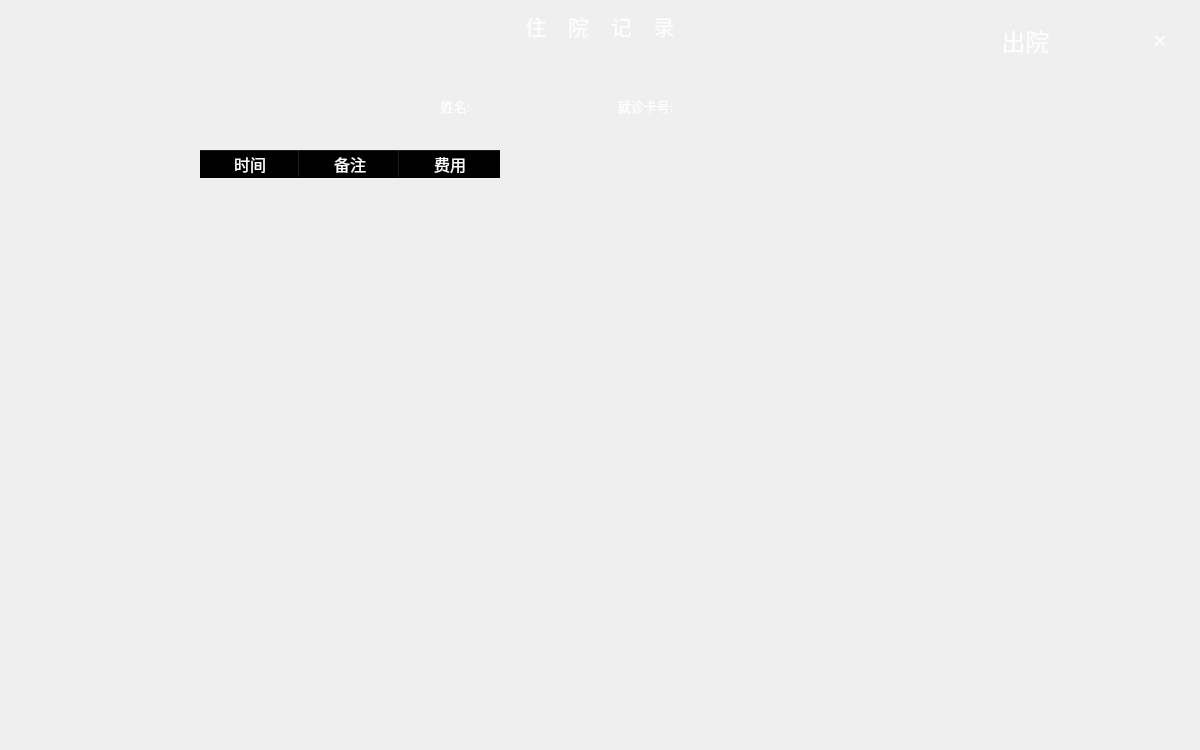
<?xml version="1.0" encoding="UTF-8"?>
<ui version="4.0">
 <class>view7</class>
 <widget class="QDialog" name="view7">
  <property name="geometry">
   <rect>
    <x>0</x>
    <y>0</y>
    <width>1200</width>
    <height>750</height>
   </rect>
  </property>
  <property name="windowTitle">
   <string>Dialog</string>
  </property>
  <property name="styleSheet">
   <string notr="true">background-image: url(:/image/29507-106.jpg);</string>
  </property>
  <widget class="QLabel" name="label_3">
   <property name="geometry">
    <rect>
     <x>300</x>
     <y>10</y>
     <width>600</width>
     <height>31</height>
    </rect>
   </property>
   <property name="font">
    <font>
     <family>幼圆</family>
     <pointsize>16</pointsize>
    </font>
   </property>
   <property name="styleSheet">
    <string notr="true">color: rgb(255, 255, 255);
background:transparent;</string>
   </property>
   <property name="text">
    <string>住    院    记    录</string>
   </property>
   <property name="alignment">
    <set>Qt::AlignCenter</set>
   </property>
  </widget>
  <widget class="QLabel" name="label_2">
   <property name="geometry">
    <rect>
     <x>600</x>
     <y>90</y>
     <width>91</width>
     <height>31</height>
    </rect>
   </property>
   <property name="font">
    <font>
     <family>幼圆</family>
     <pointsize>10</pointsize>
    </font>
   </property>
   <property name="styleSheet">
    <string notr="true">color: rgb(255, 255, 255);
background:transparent;</string>
   </property>
   <property name="text">
    <string>就诊卡号:</string>
   </property>
   <property name="alignment">
    <set>Qt::AlignCenter</set>
   </property>
  </widget>
  <widget class="QTableWidget" name="tableWidget">
   <property name="geometry">
    <rect>
     <x>200</x>
     <y>150</y>
     <width>800</width>
     <height>571</height>
    </rect>
   </property>
   <property name="font">
    <font>
     <family>幼圆</family>
     <pointsize>12</pointsize>
    </font>
   </property>
   <property name="styleSheet">
    <string notr="true">color: rgb(255, 255, 255);
border-radius:10px;
background:transparent;</string>
   </property>
   <property name="lineWidth">
    <number>0</number>
   </property>
   <property name="verticalScrollBarPolicy">
    <enum>Qt::ScrollBarAlwaysOff</enum>
   </property>
   <property name="horizontalScrollBarPolicy">
    <enum>Qt::ScrollBarAlwaysOff</enum>
   </property>
   <property name="editTriggers">
    <set>QAbstractItemView::NoEditTriggers</set>
   </property>
   <property name="tabKeyNavigation">
    <bool>false</bool>
   </property>
   <property name="showDropIndicator" stdset="0">
    <bool>false</bool>
   </property>
   <property name="selectionMode">
    <enum>QAbstractItemView::NoSelection</enum>
   </property>
   <property name="selectionBehavior">
    <enum>QAbstractItemView::SelectRows</enum>
   </property>
   <property name="showGrid">
    <bool>false</bool>
   </property>
   <property name="sortingEnabled">
    <bool>true</bool>
   </property>
   <property name="wordWrap">
    <bool>true</bool>
   </property>
   <attribute name="horizontalHeaderVisible">
    <bool>true</bool>
   </attribute>
   <attribute name="horizontalHeaderCascadingSectionResizes">
    <bool>true</bool>
   </attribute>
   <attribute name="horizontalHeaderHighlightSections">
    <bool>false</bool>
   </attribute>
   <attribute name="verticalHeaderVisible">
    <bool>false</bool>
   </attribute>
   <attribute name="verticalHeaderHighlightSections">
    <bool>false</bool>
   </attribute>
   <column>
    <property name="text">
     <string>时间</string>
    </property>
   </column>
   <column>
    <property name="text">
     <string>备注</string>
    </property>
   </column>
   <column>
    <property name="text">
     <string>费用</string>
    </property>
   </column>
  </widget>
  <widget class="QLabel" name="label_4">
   <property name="geometry">
    <rect>
     <x>500</x>
     <y>90</y>
     <width>101</width>
     <height>31</height>
    </rect>
   </property>
   <property name="font">
    <font>
     <family>幼圆</family>
     <pointsize>10</pointsize>
    </font>
   </property>
   <property name="styleSheet">
    <string notr="true">color: rgb(255, 255, 255);
background:transparent;</string>
   </property>
   <property name="text">
    <string/>
   </property>
   <property name="alignment">
    <set>Qt::AlignCenter</set>
   </property>
  </widget>
  <widget class="QLabel" name="label">
   <property name="geometry">
    <rect>
     <x>420</x>
     <y>90</y>
     <width>71</width>
     <height>31</height>
    </rect>
   </property>
   <property name="font">
    <font>
     <family>幼圆</family>
     <pointsize>10</pointsize>
    </font>
   </property>
   <property name="styleSheet">
    <string notr="true">color: rgb(255, 255, 255);
background:transparent;</string>
   </property>
   <property name="text">
    <string>姓名:</string>
   </property>
   <property name="alignment">
    <set>Qt::AlignCenter</set>
   </property>
  </widget>
  <widget class="QLabel" name="label_5">
   <property name="geometry">
    <rect>
     <x>700</x>
     <y>90</y>
     <width>111</width>
     <height>31</height>
    </rect>
   </property>
   <property name="font">
    <font>
     <family>幼圆</family>
     <pointsize>10</pointsize>
    </font>
   </property>
   <property name="styleSheet">
    <string notr="true">color: rgb(255, 255, 255);
background:transparent;</string>
   </property>
   <property name="text">
    <string/>
   </property>
   <property name="alignment">
    <set>Qt::AlignCenter</set>
   </property>
  </widget>
  <widget class="QLabel" name="label_6">
   <property name="geometry">
    <rect>
     <x>820</x>
     <y>90</y>
     <width>271</width>
     <height>31</height>
    </rect>
   </property>
   <property name="font">
    <font>
     <family>幼圆</family>
     <pointsize>10</pointsize>
    </font>
   </property>
   <property name="styleSheet">
    <string notr="true">color: rgb(255, 0, 0);
background:transparent;</string>
   </property>
   <property name="text">
    <string/>
   </property>
   <property name="alignment">
    <set>Qt::AlignCenter</set>
   </property>
  </widget>
  <widget class="QPushButton" name="pushButton">
   <property name="geometry">
    <rect>
     <x>1140</x>
     <y>20</y>
     <width>40</width>
     <height>40</height>
    </rect>
   </property>
   <property name="font">
    <font>
     <family>幼圆</family>
     <pointsize>18</pointsize>
    </font>
   </property>
   <property name="styleSheet">
    <string notr="true">color: rgb(255, 255, 255);
border-radius:10px;
</string>
   </property>
   <property name="text">
    <string>×</string>
   </property>
  </widget>
  <widget class="QPushButton" name="pushButton_2">
   <property name="geometry">
    <rect>
     <x>950</x>
     <y>20</y>
     <width>151</width>
     <height>41</height>
    </rect>
   </property>
   <property name="font">
    <font>
     <family>幼圆</family>
     <pointsize>18</pointsize>
    </font>
   </property>
   <property name="styleSheet">
    <string notr="true">color: rgb(255, 255, 255);
border-radius:10px;
</string>
   </property>
   <property name="text">
    <string>出院</string>
   </property>
  </widget>
 </widget>
 <resources/>
 <connections/>
</ui>
